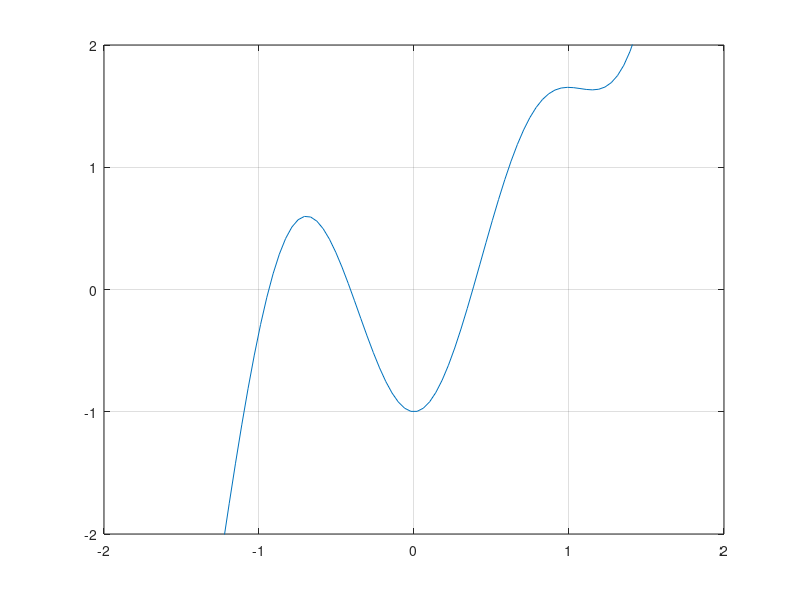

Reproduce this figure in MATLAB. (Note: this script raises an error after producing the figure.)
%% Uppgift 1
format long
f=@(x)x.^3-cos(4*x);
Df=@(x)3*x.^2+4*sin(4*x);

x=linspace(-2, 2);

plot(x, f(x))
axis([-2 2 -2 2])
grid on
hold on

x=linspace(0,2*pi);

x1=min_newton(f,Df,-0.8,0.5e-8)
plot(0.2*cos(x)+x1,0.2*sin(x)+f(x1));

x2 = min_newton(f,Df,-0.41,0.5e-8)
plot(0.2*cos(x)+x2,0.2*sin(x)+f(x2));

x3 = min_newton(f,Df,0.3,0.5e-8)
plot(0.2*cos(x)+x3,0.2*sin(x)+f(x3));

%% Uppgift 3A
format long
f=@(x)0.5*(x-2).^2-2*cos(2*x)-1.5;
Df=@(x)4*sin(2*x)+x-2;

%-0.4, 0.3, 1.3, 3
x=linspace(-2, 6);
plot(x, f(x))
axis([-2 6 -4 4])
grid on
hold on

x=linspace(0,2*pi)

x1=min_newton(f,Df,-0.4,0.5e-8)
plot(0.2*cos(x)+x1,0.2*sin(x))

x2=min_newton(f,Df,0.95,0.5e-8)
plot(0.2*cos(x)+x2,0.2*sin(x))

x3=min_newton(f,Df,1.9,0.5e-8)
plot(0.2*cos(x)+x3,0.2*sin(x))

x4=min_newton(f,Df,3.8,0.5e-8)
plot(0.2*cos(x)+x4,0.2*sin(x))

%% Uppgift 3B
%Se uppgift 1

%% Uppgift 4
format long
f=@(x)(3+sin(2*x))./(1+exp(0.03*x.^2))-1.2;
x=linspace(-5, 5);
plot(x, f(x))
axis([-5 5 -4 4])
grid on
hold on

x=linspace(0,2*pi)

x1=fzero(f,-3)
plot(0.2*cos(x)+x1,0.2*sin(x)+f(x1))

x2=fzero(f,-1.4)
plot(0.2*cos(x)+x2,0.2*sin(x)+f(x2))
 
x3=fzero(f,-0.4)
plot(0.2*cos(x)+x3,0.2*sin(x)+f(x3))

x4=fzero(f,1.7)
plot(0.2*cos(x)+x4,0.2*sin(x)+f(x4))

x5=fzero(f,3)
plot(0.2*cos(x)+x5,0.2*sin(x)+f(x5))

x6=fzero(f,4.5)
plot(0.2*cos(x)+x6,0.2*sin(x)+f(x6))
